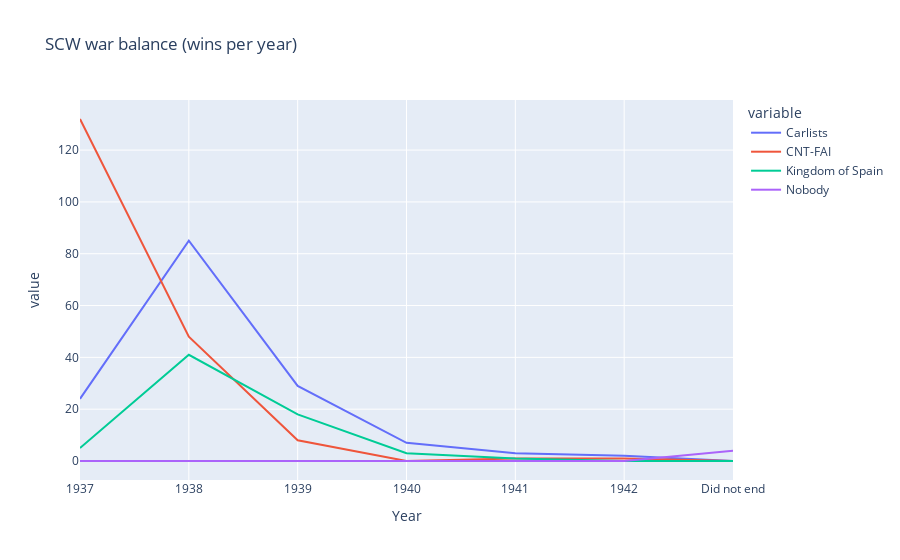

Notebook code cell kept with this figure:
### Markdown cell above
# Spain - Factions Winrate Over Time

### Code cell
import_doc_wr_over_time = pd.DataFrame(columns=["Year", "Carlists", "CNT-FAI", "Kingdom of Spain", "Nobody"])

for i in import_doc["When did the Spanish Civil War end?"].value_counts().index:
    carlists = len(import_doc[import_doc["When did the Spanish Civil War end?"] == i][import_doc["Who won the Spanish Civil War?"] == 'Carlists'])
    kingdom = len(import_doc[import_doc["When did the Spanish Civil War end?"] == i][import_doc["Who won the Spanish Civil War?"] == 'Kingdom of Spain'])
    cnt = len(import_doc[import_doc["When did the Spanish Civil War end?"] == i][import_doc["Who won the Spanish Civil War?"] == 'CNT-FAI'])
    nobody = len(import_doc[import_doc["When did the Spanish Civil War end?"] == i][import_doc["Who won the Spanish Civil War?"] == 'Nobody'])
    new_row = pd.Series({"Year": i, "Carlists": carlists, "Kingdom of Spain": kingdom, "CNT-FAI": cnt, "Nobody": nobody})
    import_doc_wr_over_time = import_doc_wr_over_time.append(new_row, ignore_index=True)

print(prepared_data := import_doc_wr_over_time.sort_values('Year'))
px.line(data_frame=prepared_data, x='Year', y=['Carlists', 'CNT-FAI', 'Kingdom of Spain', 'Nobody'], labels={'x':'Date', 'y':"Country"}, title="SCW war balance (wins per year)")

### Figure 1 — Plotly figure (JSON) as saved in the notebook; plotly's stock layout.template omitted (floating-point values rounded to 4 significant figures)
{"data": [{"hovertemplate": "variable=Carlists<br>Year=%{x}<br>value=%{y}<extra></extra>", "legendgroup": "Carlists", "line": {"color": "#636efa", "dash": "solid"}, "marker": {"symbol": "circle"}, "mode": "lines", "name": "Carlists", "orientation": "v", "showlegend": true, "type": "scatter", "x": ["1937", "1938", "1939", "1940", "1941", "1942", "Did not end"], "xaxis": "x", "y": [24, 85, 29, 7, 3, 2, 0], "yaxis": "y"}, {"hovertemplate": "variable=CNT-FAI<br>Year=%{x}<br>value=%{y}<extra></extra>", "legendgroup": "CNT-FAI", "line": {"color": "#EF553B", "dash": "solid"}, "marker": {"symbol": "circle"}, "mode": "lines", "name": "CNT-FAI", "orientation": "v", "showlegend": true, "type": "scatter", "x": ["1937", "1938", "1939", "1940", "1941", "1942", "Did not end"], "xaxis": "x", "y": [132, 48, 8, 0, 1, 1, 0], "yaxis": "y"}, {"hovertemplate": "variable=Kingdom of Spain<br>Year=%{x}<br>value=%{y}<extra></extra>", "legendgroup": "Kingdom of Spain", "line": {"color": "#00cc96", "dash": "solid"}, "marker": {"symbol": "circle"}, "mode": "lines", "name": "Kingdom of Spain", "orientation": "v", "showlegend": true, "type": "scatter", "x": ["1937", "1938", "1939", "1940", "1941", "1942", "Did not end"], "xaxis": "x", "y": [5, 41, 18, 3, 1, 0, 0], "yaxis": "y"}, {"hovertemplate": "variable=Nobody<br>Year=%{x}<br>value=%{y}<extra></extra>", "legendgroup": "Nobody", "line": {"color": "#ab63fa", "dash": "solid"}, "marker": {"symbol": "circle"}, "mode": "lines", "name": "Nobody", "orientation": "v", "showlegend": true, "type": "scatter", "x": ["1937", "1938", "1939", "1940", "1941", "1942", "Did not end"], "xaxis": "x", "y": [0, 0, 0, 0, 0, 0, 4], "yaxis": "y"}], "layout": {"legend": {"title": {"text": "variable"}, "tracegroupgap": 0}, "title": {"text": "SCW war balance (wins per year)"}, "xaxis": {"anchor": "y", "domain": [0, 1], "title": {"text": "Year"}}, "yaxis": {"anchor": "x", "domain": [0, 1], "title": {"text": "value"}}}}
